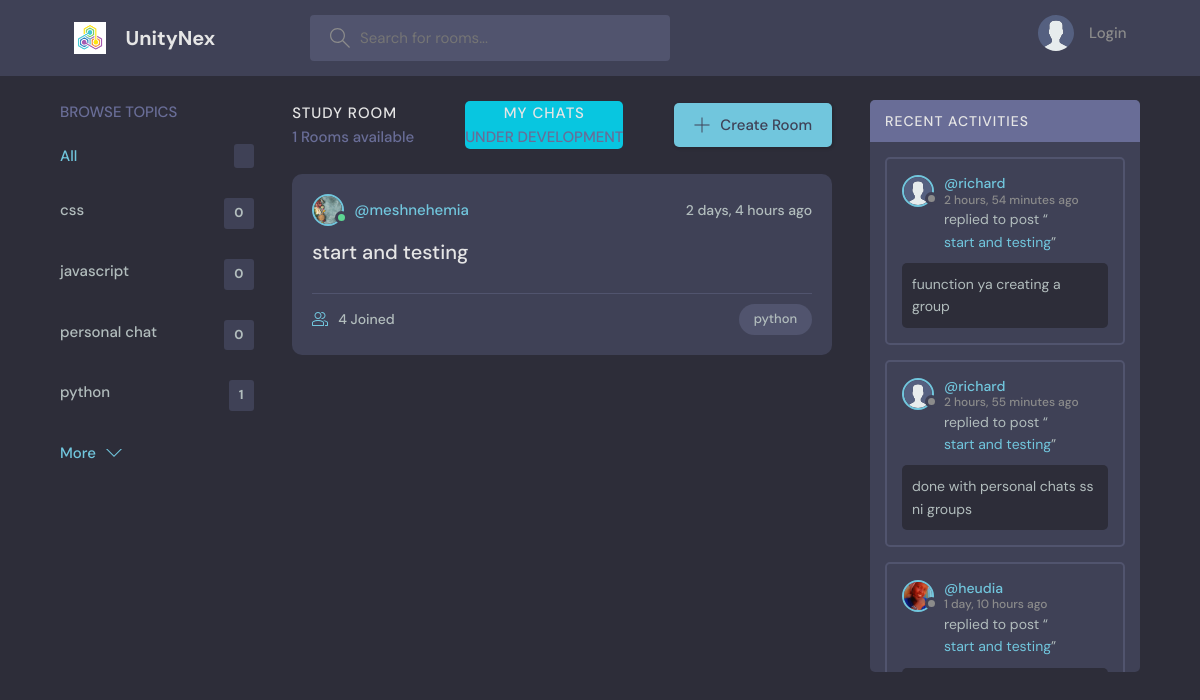
The page / on the database its author committed.
### socialmedia/models.py (models this page shows, shortened)
class Topic(models.Model):
    name = models.CharField(max_length=200)

class Room(models.Model):
    host = models.ForeignKey(User, on_delete=models.SET_NULL, null=True)
    topic = models.ForeignKey(Topic, on_delete=models.SET_NULL, null=True)
    name = models.CharField(max_length=200)
    description = models.TextField(null=True, blank=True)
    participants = models.ManyToManyField(User, related_name='participants', blank=True)
    updated = models.DateTimeField(auto_now=True)
    created = models.DateTimeField(auto_now_add=True)
    class Meta:
        ordering = ['-updated', '-created']

class User(AbstractUser):
    name = models.CharField(max_length=200, null=True)
    email = models.EmailField(unique=True, null=True)
    bio = models.TextField(null=True)
    avator = models.ImageField(null=True, upload_to='profile/', default="profile/avatar.svg")
    USERNAME_FIELD = 'email'
    REQUIRED_FIELDS = []

class Message(models.Model):
    user = models.ForeignKey(User, on_delete=models.CASCADE)
    room = models.ForeignKey(Room, on_delete=models.CASCADE)
    body = models.TextField()
    updated = models.DateTimeField(auto_now=True)
    created = models.DateTimeField(auto_now_add=True)
    class Meta:
        ordering = ['-updated', '-created']

### socialmedia/views.py (the view)
# urls.py: path('', views.home, name='libraryhome'),
@csrf_exempt
def home(request):
    q = request.GET.get('q') if request.GET.get('q') != None else ''
    rooms = Room.objects.filter(
        Q(topic__name__icontains=q) |
        Q(name__icontains=q) |
        Q(description__icontains=q)
    )
    topics = Topic.objects.all()[0:5]
    room_count = rooms.count()
    room_messages = Message.objects.filter(Q(room__topic__name__icontains=q))
    context = {'rooms': rooms, 'topics': topics, 'room_count': room_count, "room_messages": room_messages}
    return render(request, 'socialmedia/home.html', context)

### socialmedia/templates/socialmedia/home.html (shortened to what this page needs)
{% extends 'main.html' %}
{% block content %}
    <main class="layout layout--3">
        <div class="container">
            {% include 'socialmedia/topics_component.html' %}
            <div class="roomList">
                <div class="roomList__header">
                    <div>
                        <h2>Study Room</h2>
                        <p>{{ room_count }} Rooms available</p>
                    </div>
                    <a href="{% url 'mychats' 'individual' %}" style="background-color: #08c6e0; border-radius: 5px; margin: 1px; text-align: center">
                        <h2>My Chats</h2>
                        <p>UNDER DEVELOPMENT</p>
                    </a>
                    <a class="btn btn--main" href="{% url 'create-room' %}">
                        <svg version="1.1" xmlns="http://www.w3.org/2000/svg" width="32" height="32"
                             viewBox="0 0 32 32">
                            <title>add</title>
                            <path
                                    d="M16.943 0.943h-1.885v14.115h-14.115v1.885h14.115v14.115h1.885v-14.115h14.115v-1.885h-14.115v-14.115z"
                            ></path>
                        </svg>
                        Create Room
                    </a>
                </div>
                <div class="checking">
                {% include 'socialmedia/feed_component.html' %}
                </div>
            </div>
            {% include 'socialmedia/activity_component.html' %}
        </div>
    </main>
{% endblock content %}

### socialmedia/templates/socialmedia/topics_component.html
<div class="topics">
    <div class="topics__header">
        <h2>Browse Topics</h2>
    </div>
    <ul class="topics__list">
        <li>
            <a href="{% url 'home' %}" class="active">All <span>{{ topic.count }}</span></a>
        </li>
        {% for topic in topics %}
            <li>
                <a href="{% url 'home' %}?q={{ topic.name }}">{{ topic.name }}
                    <span>{{ topic.room_set.all.count }}</span></a>
            </li>
        {% endfor %}
    </ul>
    <a class="btn btn--link" href="{% url 'topics' %}">
        More
        <svg version="1.1" xmlns="http://www.w3.org/2000/svg" width="32" height="32" viewBox="0 0 32 32">
            <title>chevron-down</title>
            <path d="M16 21l-13-13h-3l16 16 16-16h-3l-13 13z"></path>
        </svg>
    </a>
</div>

### socialmedia/templates/socialmedia/feed_component.html (shortened to what this page needs)
{%for room in rooms%}
    <div class="roomListRoom">
        <div class="roomListRoom__header">
        <a href="{% url 'user-profile' room.host.id %}" class="roomListRoom__author">
            <div class="avatar avatar--small active">
            <img src="{{room.host.avator.url}}" />
            </div>
            <span>@{{room.host.username}}</span>
        </a>
        <div class="roomListRoom__actions">
            <span>{{room.created|timesince}} ago</span>
        </div>
        </div>
        <div class="roomListRoom__content">
        <a href="{% url 'room' room.id%}">{{room.name}}</a>
        </div>
        <div class="roomListRoom__meta">
        <a  href="{% url 'room' room.id%}"  class="roomListRoom__joined">
            {{ room.participants.all.count }} Joined
        </a>
        <p class="roomListRoom__topic">{{room.topic.name}}</p>
        </div>
    </div>
{%endfor%}

### socialmedia/templates/socialmedia/activity_component.html (shortened to what this page needs)
<div class="activities">
    <div class="activities__header">
        <h2>Recent Activities</h2>
    </div>
<div class="checking">
    {% for message in room_messages %}
        <div class="activities__box">
            <div class="activities__boxHeader roomListRoom__header">
                <a href="{% url 'user-profile' message.user.id %}" class="roomListRoom__author">
                    <div class="avatar avatar--small">
                        <img src="{{ message.user.avator.url }}"/>
                    </div>
                    <p>
                        @{{ message.user.username }}
                        <span>{{ message.created|timesince }} ago</span>
                    </p>
                </a>
            </div>
            <div class="activities__boxContent">
                <p>replied to post “<a href="{% url 'room' message.room.id %}">{{ message.room.name }}</a>”</p>
                <div class="activities__boxRoomContent">
                    {{ message.body }}
                </div>
            </div>
        </div>
    {% endfor %}
</div>
</div>

### rows shown on the page
Topic: name "css", room_set.all.count "0"
Topic: name "javascript", room_set.all.count "0"
Topic: name "personal chat", room_set.all.count "0"
Topic: name "python", room_set.all.count "1"
Room: host.avator (picture), host.username "meshnehemia", created "2 days, 4 hours", name "start and testing", participants.all.count "4", topic.name "python"
Message: user.avator (placeholder picture), user.username "richard", created "2 hours, 54 minutes", room.name "start and testing", body "fuunction ya creating a group"
Message: user.avator (placeholder picture), user.username "richard", created "2 hours, 55 minutes", room.name "start and testing", body "done with personal chats ss ni groups"
Message: user.avator (picture), user.username "heudia", created "1 day, 10 hours", room.name "start and testing"

### other values the page prints
{{ room_count }} "1"
